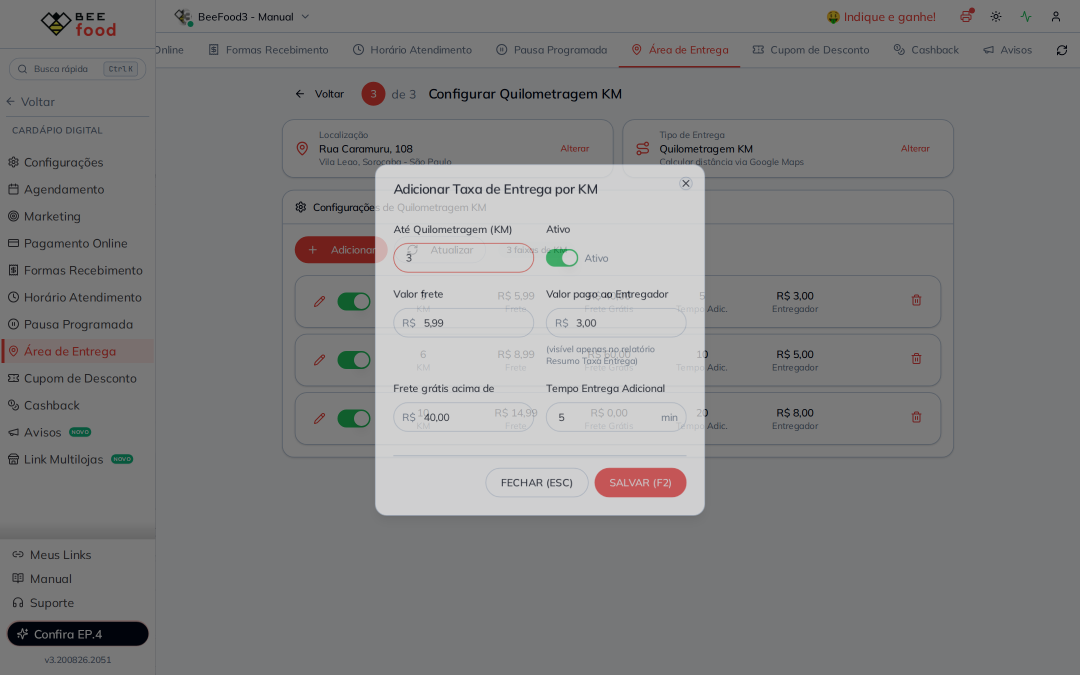
#> input picture manuais/area-entrega-km/imagens-puras/04-modal-km-preenchido.png, 2160 x 1350 px, given in place of 01-step2-km.png, which was not available (shown at 1/2 size)
$ python annotate.py
#> lines starting #> are read from the running program, lines starting #| are printed output that depends on the picture; pictures that were not available may be replaced by others from this repository, and a replacement may not be noted
"""Anota os screenshots do manual BeeFood - Area de entrega por KM (#36)."""
import os, math
from PIL import Image, ImageDraw, ImageFont

SRC = "imagens-puras"
OUT = "imagens-tratadas"
os.makedirs(OUT, exist_ok=True)
GREEN = (22, 150, 78)
WHITE = (255, 255, 255)
A_LINE, A_BADGE = 220, 235
FONT_CANDIDATES = [
    r"C:\Windows\Fonts\arialbd.ttf",
    "/usr/share/fonts/truetype/croscore/Arimo-Bold.ttf",
    "/usr/share/fonts/truetype/dejavu/DejaVuSans-Bold.ttf",
]


def font(sz):
    for c in FONT_CANDIDATES:
        if os.path.exists(c):
            return ImageFont.truetype(c, sz)
    raise RuntimeError("fonte")


def draw_arrow(d, x0, y0, x1, y1, w):
    col = GREEN + (A_LINE,)
    d.line([(x0, y0), (x1, y1)], fill=col, width=w)
    ang = math.atan2(y1 - y0, x1 - x0)
    L = w * 3.6
    for s in (0.45, -0.45):
        d.line([(x1, y1), (x1 - L * math.cos(ang - s), y1 - L * math.sin(ang - s))], fill=col, width=w)


def badge(d, cx, cy, r, num, fnt):
    d.ellipse([cx - r - 2, cy - r - 2, cx + r + 2, cy + r + 2], fill=WHITE + (235,))
    d.ellipse([cx - r, cy - r, cx + r, cy + r], fill=GREEN + (A_BADGE,))
    t = str(num)
    bb = d.textbbox((0, 0), t, font=fnt)
    d.text((cx - (bb[2] - bb[0]) / 2 - bb[0], cy - (bb[3] - bb[1]) / 2 - bb[1]), t, fill=WHITE, font=fnt)


def annotate(name, markers, raio=0.0125):
#> called with name = '01-step2-km.png', raio = 0.0125
    img = Image.open(os.path.join(SRC, name)).convert("RGBA")
#> img is the input picture: PIL image 2160x1350 RGBA; mean R, G, B, A 130.5, 130.4, 130.9, 255
    W, H = img.size
#> W = 2160; H = 1350
    overlay = Image.new("RGBA", (W, H), (0, 0, 0, 0))
#> overlay: PIL image 2160x1350 RGBA; every value is 0
    d = ImageDraw.Draw(overlay)
    r = int(W * raio)
#> r = 27
    fnt = font(int(r * 1.2))
    w = max(2, int(W * 0.0022))
#> w = 4
    for (num, tx, ty, bx, by) in markers:
        TX, TY, BX, BY = tx * W, ty * H, bx * W, by * H
        ang = math.atan2(TY - BY, TX - BX)
        draw_arrow(d, BX + (r + 5) * math.cos(ang), BY + (r + 5) * math.sin(ang), TX, TY, w)
        badge(d, BX, BY, r, num, fnt)
    Image.alpha_composite(img, overlay).convert("RGB").save(os.path.join(OUT, name))
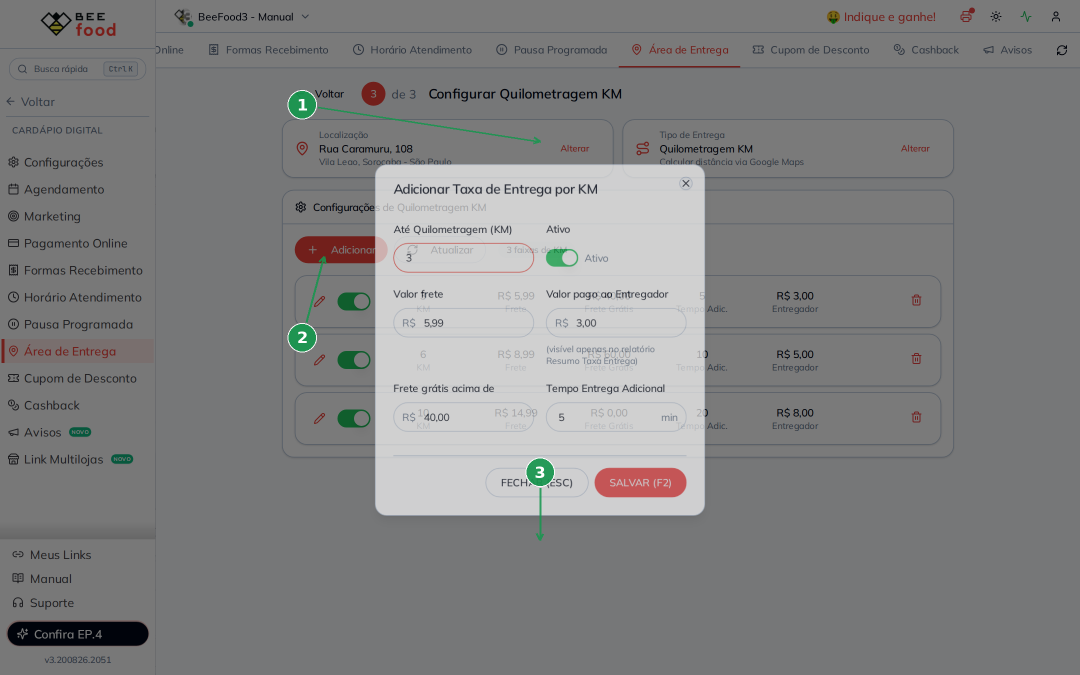
#> saved as 01-step2-km.png: PIL image 2160x1350 RGB (shown at 1/2 size); mean R, G, B 130.2, 130.5, 130.8
    print("OK", name)


annotate("01-step2-km.png", [
    (1, 0.500, 0.210, 0.280, 0.155),
    (2, 0.300, 0.380, 0.280, 0.500),
    (3, 0.500, 0.800, 0.500, 0.700),
])

annotate("03-modal-km-vazio.png", [
    (1, 0.500, 0.320, 0.300, 0.280),
    (2, 0.620, 0.320, 0.780, 0.280),
    (3, 0.500, 0.400, 0.300, 0.400),
    (4, 0.500, 0.470, 0.300, 0.500),
    (5, 0.500, 0.560, 0.300, 0.600),
    (6, 0.500, 0.640, 0.300, 0.700),
    (7, 0.620, 0.760, 0.780, 0.760),
])
#> call 2 of annotate, with name = '03-modal-km-vazio.png', raio = 0.0125
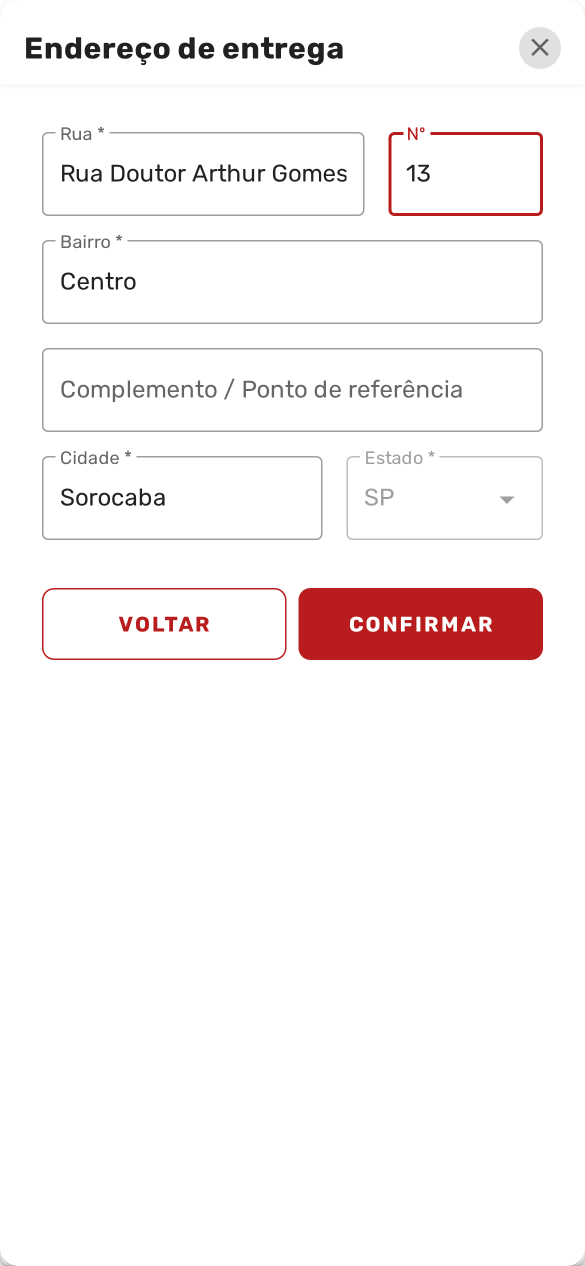
#> input picture manuais/area-entrega-km/imagens-puras/07-menu-km-form.png, 1170 x 2532 px, given in place of 03-modal-km-vazio.png, which was not available (shown at 1/2 size)
#> in annotate (call 2), `overlay = Image.new("RGBA", (W, H), (0, 0, 0, 0))`: overlay: PIL image 1170x2532 RGBA; every value is 0
#> the loop in annotate (call 2), `for (num, tx, ty, bx, by) in markers:` made 7 passes
#> in annotate (call 2), `Image.alpha_composite(img, overlay).convert("RGB").save(os.path.join(O..`:
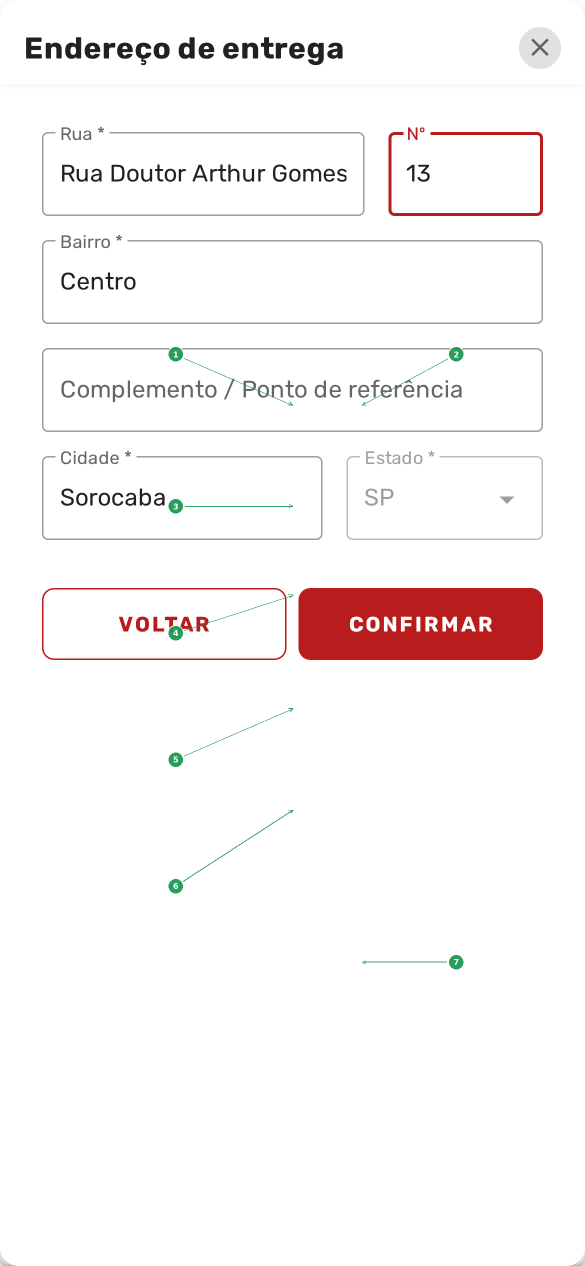
#> saved as 03-modal-km-vazio.png: PIL image 1170x2532 RGB (shown at 1/2 size); mean R, G, B 249.6, 245.7, 245.6

annotate("04-modal-km-preenchido.png", [
    (1, 0.500, 0.320, 0.300, 0.280),
    (2, 0.500, 0.400, 0.300, 0.400),
    (3, 0.500, 0.470, 0.300, 0.500),
    (4, 0.500, 0.560, 0.300, 0.600),
    (5, 0.500, 0.640, 0.300, 0.700),
    (6, 0.620, 0.760, 0.780, 0.760),
])
#> call 3 of annotate, with name = '04-modal-km-preenchido.png', raio = 0.0125
#> the loop in annotate (call 3), `for (num, tx, ty, bx, by) in markers:` made 6 passes
#> in annotate (call 3), `Image.alpha_composite(img, overlay).convert("RGB").save(os.path.join(O..`:
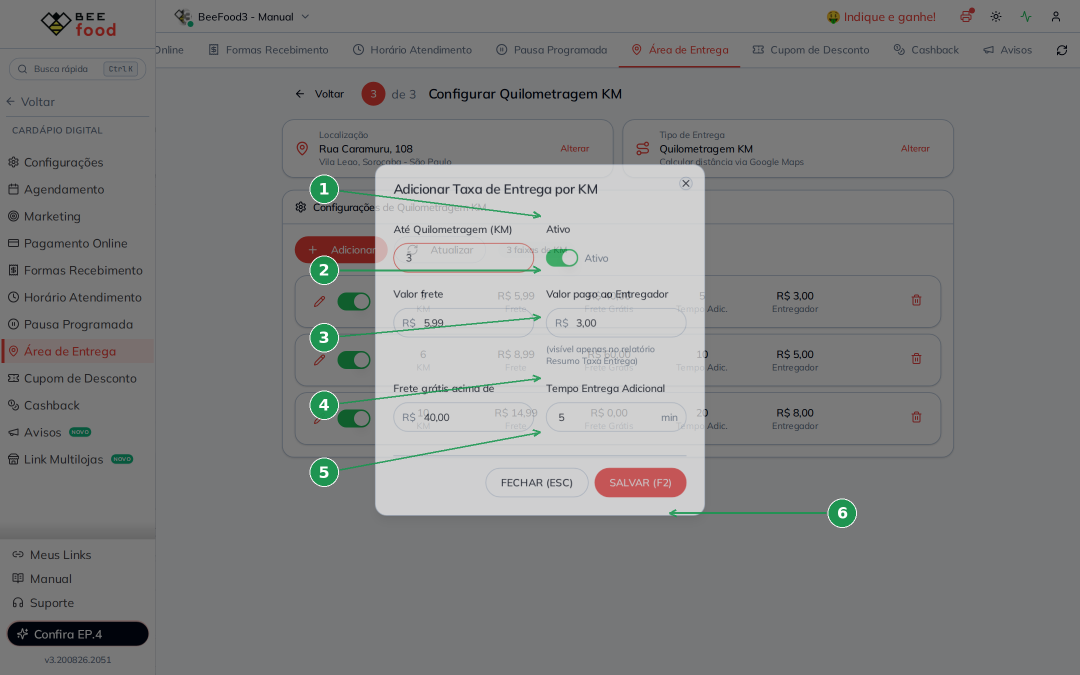
#> saved as 04-modal-km-preenchido.png: PIL image 2160x1350 RGB (shown at 1/2 size); mean R, G, B 129.9, 130.6, 130.7

annotate("05-lista-km-pronta.png", [
    (1, 0.400, 0.205, 0.280, 0.300),
    (2, 0.280, 0.360, 0.220, 0.300),
    (3, 0.500, 0.500, 0.280, 0.500),
    (4, 0.880, 0.460, 0.900, 0.360),
])
#> call 4 of annotate, with name = '05-lista-km-pronta.png', raio = 0.0125
#> the loop in annotate (call 4), `for (num, tx, ty, bx, by) in markers:` made 4 passes
#> in annotate (call 4), `Image.alpha_composite(img, overlay).convert("RGB").save(os.path.join(O..`:
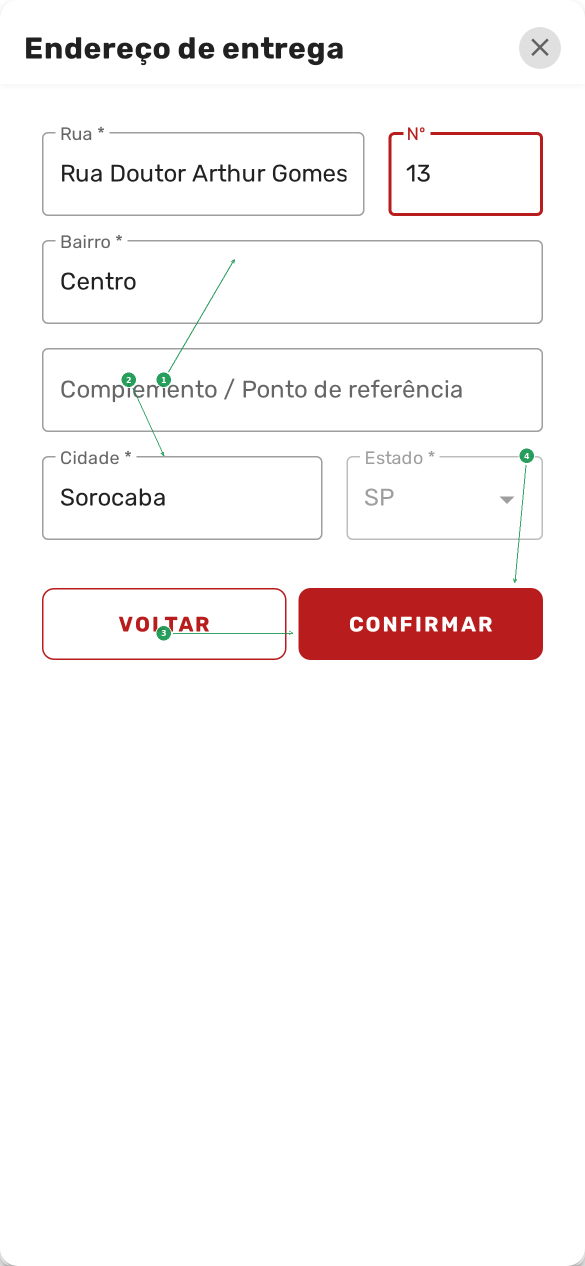
#> saved as 05-lista-km-pronta.png: PIL image 1170x2532 RGB (shown at 1/2 size); mean R, G, B 249.7, 245.8, 245.7

#> (the run stopped early here; a loop or call above may not have finished)
